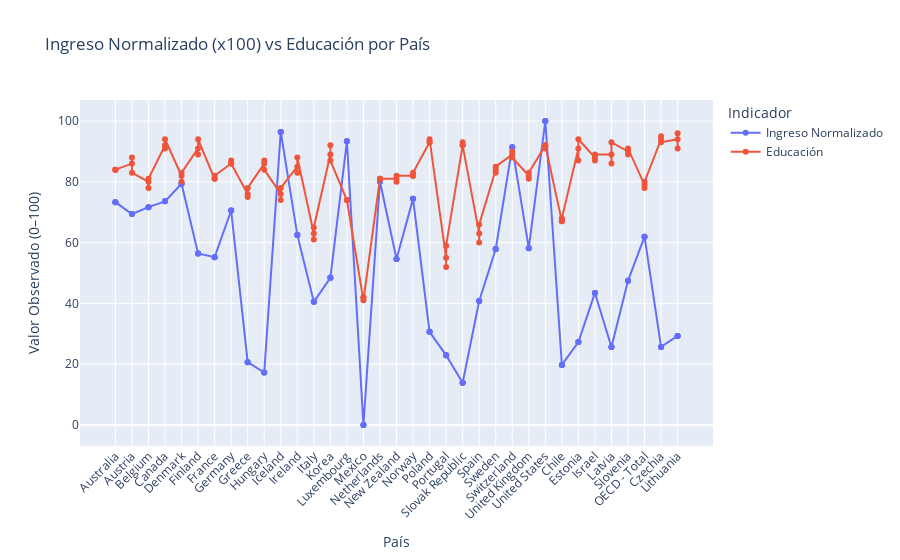

The cell this chart's notebook holds for it:
### Code cell
# Cargar ingresos
ingreso_df = pd.read_csv("ingresos.csv")
ingreso_df = ingreso_df[["Country", "OBS_VALUE"]].dropna()

# Normalizar y escalar a 0–100
min_val = ingreso_df["OBS_VALUE"].min()
max_val = ingreso_df["OBS_VALUE"].max()
ingreso_df["Ingreso Normalizado"] = ((ingreso_df["OBS_VALUE"] - min_val) / (max_val - min_val)) * 100
ingreso_df = ingreso_df[["Country", "Ingreso Normalizado"]]

# Cargar educación
educacion_df = pd.read_csv("Educacion.csv")
educacion_df = educacion_df[educacion_df["Indicator"] == "Educational attainment"]
educacion_df = educacion_df[["Country", "OBS_VALUE"]].dropna()
educacion_df = educacion_df.rename(columns={"OBS_VALUE": "Educación"})

# Unir por país
combinado_df = pd.merge(ingreso_df, educacion_df, on="Country", how="inner")

# Convertir a formato largo
long_df = combinado_df.melt(id_vars="Country",
                             value_vars=["Ingreso Normalizado", "Educación"],
                             var_name="Indicador",
                             value_name="Valor Observado")

# Gráfico de líneas
fig = px.line(long_df,
              x="Country",
              y="Valor Observado",
              color="Indicador",
              markers=True,
              title="Ingreso Normalizado (x100) vs Educación por País")

fig.update_layout(
    xaxis_title="País",
    yaxis_title="Valor Observado (0–100)",
    xaxis_tickangle=-45,
    legend_title="Indicador"
)

fig.show()

### Figure 1 — Plotly figure (JSON) as saved in the notebook; plotly's stock layout.template omitted (floating-point values rounded to 4 significant figures)
{"data": [{"hovertemplate": "Indicador=Ingreso Normalizado<br>Country=%{x}<br>Valor Observado=%{y}<extra></extra>", "legendgroup": "Ingreso Normalizado", "line": {"color": "#636efa", "dash": "solid"}, "marker": {"symbol": "circle"}, "mode": "lines+markers", "name": "Ingreso Normalizado", "orientation": "v", "showlegend": true, "type": "scatter", "x": ["Australia", "Australia", "Australia", "Austria", "Austria", "Austria", "Belgium", "Belgium", "Belgium", "Canada", "Canada", "Canada", "Denmark", "Denmark", "Denmark", "Finland", "Finland", "Finland", "France", "France", "France", "Germany", "Germany", "Germany", "Greece", "Greece", "Greece", "Hungary", "Hungary", "Hungary", "Iceland", "Iceland", "Iceland", "Ireland", "Ireland", "Ireland", "Italy", "Italy", "Italy", "Korea", "Korea", "Korea", "Luxembourg", "Luxembourg", "Luxembourg", "Mexico", "Mexico", "Mexico", "Netherlands", "Netherlands", "Netherlands", "New Zealand", "New Zealand", "New Zealand", "Norway", "Norway", "Norway", "Poland", "Poland", "Poland", "Portugal", "Portugal", "Portugal", "Slovak Republic", "Slovak Republic", "Slovak Republic", "Spain", "Spain", "Spain", "Sweden", "Sweden", "Sweden", "Switzerland", "Switzerland", "Switzerland", "United Kingdom", "United Kingdom", "United Kingdom", "United States", "United States", "United States", "Chile", "Chile", "Chile", "Estonia", "Estonia", "Estonia", "Israel", "Israel", "Israel", "Latvia", "Latvia", "Latvia", "Slovenia", "Slovenia", "Slovenia", "OECD - Total", "OECD - Total", "OECD - Total", "Czechia", "Czechia", "Czechia", "Lithuania", "Lithuania", "Lithuania"], "xaxis": "x", "y": [73.32, 73.32, 73.32, 69.41, 69.41, 69.41, 71.66, 71.66, 71.66, 73.57, 73.57, 73.57, 79.38, 79.38, 79.38, 56.43, 56.43, 56.43, 55.21, 55.21, 55.21, 70.57, 70.57, 70.57, 20.65, 20.65, 20.65, 17.27, 17.27, 17.27, 96.42, 96.42, 96.42, 62.53, 62.53, 62.53, 40.52, 40.52, 40.52, 48.4, 48.4, 48.4, 93.34, 93.34, 93.34, 0.0, 0.0, 0.0, 80.13, 80.13, 80.13, 54.62, 54.62, 54.62, 74.4, 74.4, 74.4, 30.66, 30.66, 30.66, 22.91, 22.91, 22.91, 13.9, 13.9, 13.9, 40.8, 40.8, 40.8, 57.92, 57.92, 57.92, 91.41, 91.41, 91.41, 58.16, 58.16, 58.16, 100.0, 100.0, 100.0, 19.75, 19.75, 19.75, 27.26, 27.26, 27.26, 43.44, 43.44, 43.44, 25.67, 25.67, 25.67, 47.43, 47.43, 47.43, 61.95, 61.95, 61.95, 25.69, 25.69, 25.69, 29.31, 29.31, 29.31], "yaxis": "y"}, {"hovertemplate": "Indicador=Educación<br>Country=%{x}<br>Valor Observado=%{y}<extra></extra>", "legendgroup": "Educación", "line": {"color": "#EF553B", "dash": "solid"}, "marker": {"symbol": "circle"}, "mode": "lines+markers", "name": "Educación", "orientation": "v", "showlegend": true, "type": "scatter", "x": ["Australia", "Australia", "Australia", "Austria", "Austria", "Austria", "Belgium", "Belgium", "Belgium", "Canada", "Canada", "Canada", "Denmark", "Denmark", "Denmark", "Finland", "Finland", "Finland", "France", "France", "France", "Germany", "Germany", "Germany", "Greece", "Greece", "Greece", "Hungary", "Hungary", "Hungary", "Iceland", "Iceland", "Iceland", "Ireland", "Ireland", "Ireland", "Italy", "Italy", "Italy", "Korea", "Korea", "Korea", "Luxembourg", "Luxembourg", "Luxembourg", "Mexico", "Mexico", "Mexico", "Netherlands", "Netherlands", "Netherlands", "New Zealand", "New Zealand", "New Zealand", "Norway", "Norway", "Norway", "Poland", "Poland", "Poland", "Portugal", "Portugal", "Portugal", "Slovak Republic", "Slovak Republic", "Slovak Republic", "Spain", "Spain", "Spain", "Sweden", "Sweden", "Sweden", "Switzerland", "Switzerland", "Switzerland", "United Kingdom", "United Kingdom", "United Kingdom", "United States", "United States", "United States", "Chile", "Chile", "Chile", "Estonia", "Estonia", "Estonia", "Israel", "Israel", "Israel", "Latvia", "Latvia", "Latvia", "Slovenia", "Slovenia", "Slovenia", "OECD - Total", "OECD - Total", "OECD - Total", "Czechia", "Czechia", "Czechia", "Lithuania", "Lithuania", "Lithuania"], "xaxis": "x", "y": [84.0, 84.0, 84.0, 86.0, 88.0, 83.0, 80.0, 78.0, 81.0, 92.0, 91.0, 94.0, 82.0, 80.0, 83.0, 91.0, 89.0, 94.0, 81.0, 81.0, 82.0, 86.0, 87.0, 86.0, 76.0, 75.0, 78.0, 86.0, 87.0, 84.0, 76.0, 74.0, 78.0, 85.0, 83.0, 88.0, 63.0, 61.0, 65.0, 89.0, 92.0, 87.0, 74.0, 74.0, 74.0, 42.0, 42.0, 41.0, 81.0, 81.0, 81.0, 81.0, 80.0, 82.0, 82.0, 82.0, 83.0, 93.0, 93.0, 94.0, 55.0, 52.0, 59.0, 92.0, 93.0, 92.0, 63.0, 60.0, 66.0, 84.0, 83.0, 85.0, 89.0, 90.0, 88.0, 82.0, 81.0, 83.0, 92.0, 91.0, 92.0, 67.0, 67.0, 68.0, 91.0, 87.0, 94.0, 88.0, 87.0, 89.0, 89.0, 86.0, 93.0, 90.0, 89.0, 91.0, 79.0, 78.0, 80.0, 94.0, 95.0, 93.0, 94.0, 91.0, 96.0], "yaxis": "y"}], "layout": {"legend": {"title": {"text": "Indicador"}, "tracegroupgap": 0}, "title": {"text": "Ingreso Normalizado (x100) vs Educación por País"}, "xaxis": {"anchor": "y", "domain": [0, 1], "tickangle": -45, "title": {"text": "País"}}, "yaxis": {"anchor": "x", "domain": [0, 1], "title": {"text": "Valor Observado (0–100)"}}}}
